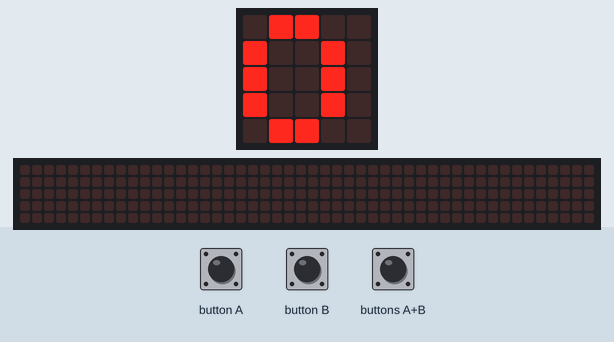
Simulated run of this program. Board: BBC micro:bit (MakeCode). Shown: the board's 5×5 LED display, a strip that is not on the board, showing the scrolling text unrolled. Inputs (shaded band) come from the test bench. The 48×5 strip is a reading aid, not a part: it shows the text the display is scrolling, unrolled, one strip-width of it at a time.

Above: at 1.2 s.
1.3 s: buttons A+B pressed for 0.15 s
2.0 s: button A pressed for 0.15 s
At 2.09 s:
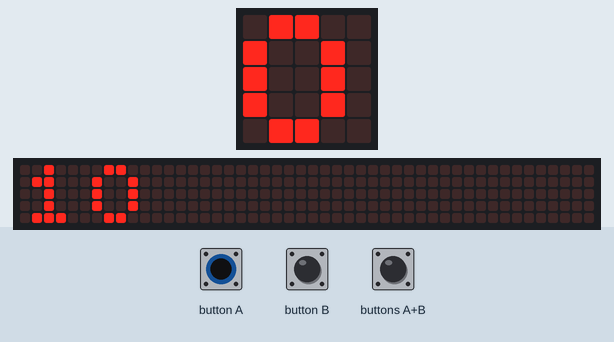
2.7 s: button B pressed for 0.15 s
3.4 s: buttons A+B pressed for 1 s
At 5.4 s:
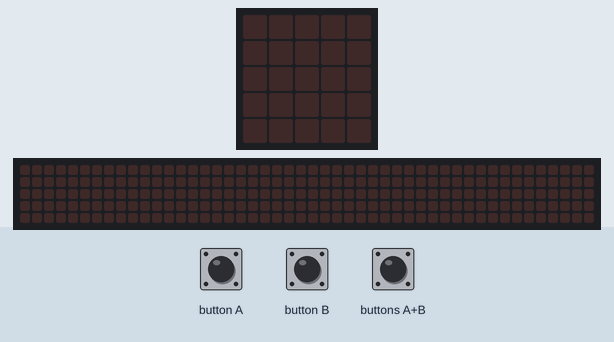
At 6.06 s:
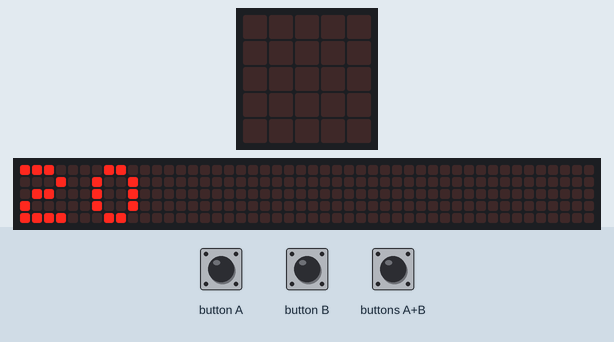
7.4 s: button A pressed for 0.15 s
8.1 s: buttons A+B pressed for 0.15 s
At 11.4 s:
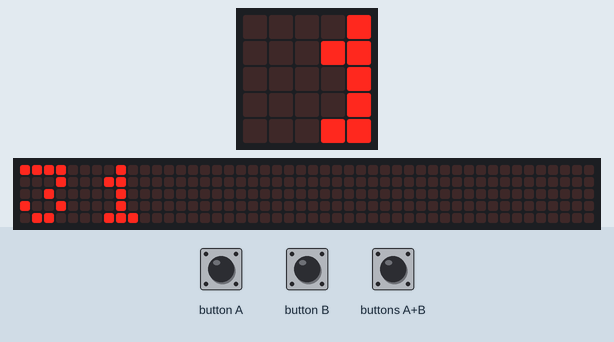
Timing chart, 0 to 12.2 s (numbered marks = the images above; inputs shaded):
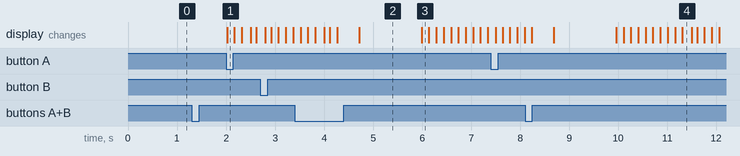

Measured:
- after the input at 1.3 s, every drawn part: stays the same
- after the input at 3.4 s, the display: first differs from a run without the input after 2.6 s (image 3)
- after the input at 8.1 s, the display: first differs from a run without the input after 1.9 s (image 4 shows a later state)
- what the display in image 2 shows lasts 1.3 s, from 4.7 s to 6.0 s

The program:

main.ts
```typescript
input.onButtonPressed(Button.A, function () {
    文字 += 1
})
input.onButtonPressed(Button.AB, function () {
    文字 += 10
})
input.onButtonPressed(Button.B, function () {
    文字 += -1
})
let 文字 = 0
basic.forever(function () {
    basic.showNumber(文字)
    basic.showString(String.fromCharCode(文字))
    basic.pause(500)
})
```

test.ts
```typescript
// テストはここに来ます。このパッケージが拡張機能として使用されるときにはコンパイルされません。
```
